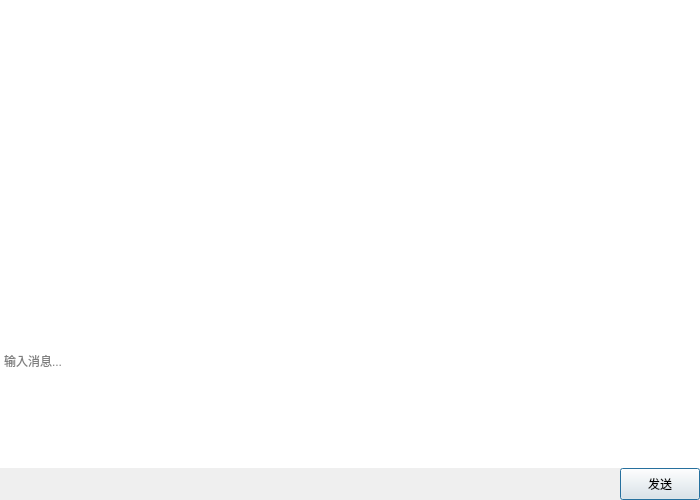
<?xml version="1.0" encoding="UTF-8"?>
<ui version="4.0">
 <class>RoomChat</class>
 <widget class="QDialog" name="RoomChat">
  <property name="geometry">
   <rect>
    <x>0</x>
    <y>0</y>
    <width>700</width>
    <height>500</height>
   </rect>
  </property>
  <property name="minimumSize">
   <size>
    <width>500</width>
    <height>400</height>
   </size>
  </property>
  <property name="windowTitle">
   <string>群聊</string>
  </property>
  <layout class="QVBoxLayout" name="mainLayout">
   <property name="spacing">
    <number>0</number>
   </property>
   <property name="leftMargin">
    <number>0</number>
   </property>
   <property name="topMargin">
    <number>0</number>
   </property>
   <property name="rightMargin">
    <number>0</number>
   </property>
   <property name="bottomMargin">
    <number>0</number>
   </property>
   <item>
    <widget class="QTextBrowser" name="tb_chat">
     <property name="minimumSize">
      <size>
       <width>0</width>
       <height>250</height>
      </size>
     </property>
     <property name="frameShape">
      <enum>QFrame::NoFrame</enum>
     </property>
     <property name="openExternalLinks">
      <bool>false</bool>
     </property>
     <property name="openLinks">
      <bool>false</bool>
     </property>
    </widget>
   </item>
   <item>
    <widget class="QTextEdit" name="te_chat">
     <property name="minimumSize">
      <size>
       <width>0</width>
       <height>80</height>
      </size>
     </property>
     <property name="maximumSize">
      <size>
       <width>16777215</width>
       <height>120</height>
      </size>
     </property>
     <property name="frameShape">
      <enum>QFrame::NoFrame</enum>
     </property>
     <property name="placeholderText">
      <string>输入消息...</string>
     </property>
     <property name="acceptRichText">
      <bool>true</bool>
     </property>
     <property name="tabChangesFocus">
      <bool>true</bool>
     </property>
    </widget>
   </item>
   <item>
    <layout class="QHBoxLayout" name="sendBtnLayout">
     <property name="spacing">
      <number>0</number>
     </property>
     <property name="leftMargin">
      <number>0</number>
     </property>
     <property name="topMargin">
      <number>0</number>
     </property>
     <property name="rightMargin">
      <number>0</number>
     </property>
     <property name="bottomMargin">
      <number>0</number>
     </property>
     <item>
      <spacer name="sendBtnSpacer">
       <property name="orientation">
        <enum>Qt::Horizontal</enum>
       </property>
       <property name="sizeHint" stdset="0">
        <size>
         <width>40</width>
         <height>20</height>
        </size>
       </property>
      </spacer>
     </item>
     <item>
      <widget class="QPushButton" name="pb_send">
       <property name="minimumSize">
        <size>
         <width>80</width>
         <height>32</height>
        </size>
       </property>
       <property name="text">
        <string>发送</string>
       </property>
       <property name="autoDefault">
        <bool>true</bool>
       </property>
       <property name="default">
        <bool>true</bool>
       </property>
      </widget>
     </item>
    </layout>
   </item>
  </layout>
 </widget>
 <resources/>
 <connections/>
</ui>
